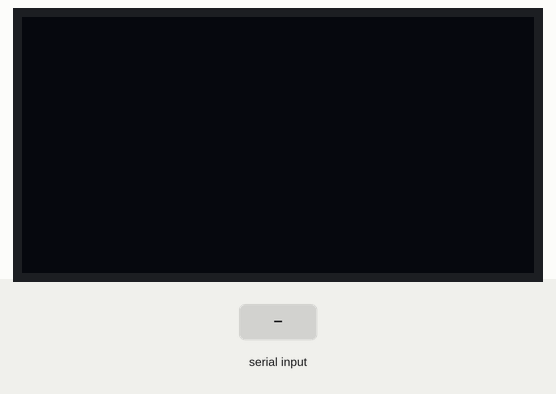
The program below on a simulated Raspberry Pi Pico running MicroPython. Parts: 128×64 one-colour display. The test bench sets the inputs (shaded band). What the program prints to the serial console is not drawn.

Above: at 1.2 s.
1.3 s: "1" typed at the serial console, then Enter
At 1.6 s:
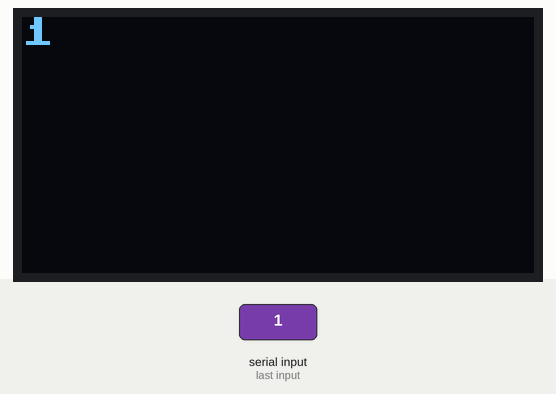
2.8 s: "0" typed at the serial console, then Enter
At 4.0 s:
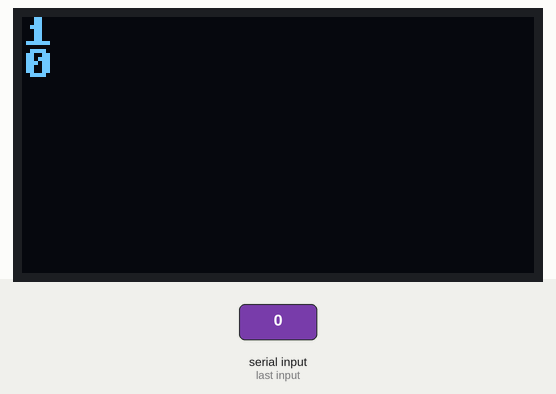
4.3 s: "2" typed at the serial console, then Enter
At 5.1 s:
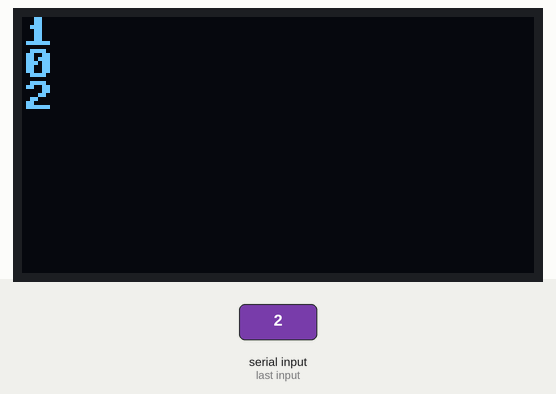
Timing chart, 0 to 7.3 s (numbered marks = the images above; inputs shaded):
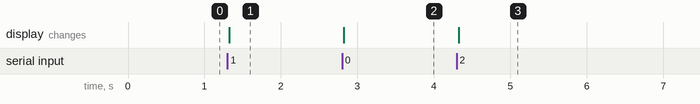

Measured:
- after the input at 1.3 s, the display: changes at once (image 1)
- after the input at 2.8 s, the display: changes at once (image 2)
- after the input at 4.3 s, the display: changes at once (image 3)

The program:

1.2.py
```python
import time
from machine import UART, Pin, I2C, Timer, ADC
from ssd1306 import SSD1306_I2C

i2c = I2C(1, scl=Pin(15), sda=Pin(14), freq=400000)

oled_width = 128
oled_height = 64
oled = SSD1306_I2C(oled_width, oled_height, i2c)

text_pos_x = 0
text_pos_y = 0

while True:
    user_input = input("Input: ")
    oled.text(user_input, text_pos_x, text_pos_y, 1)
    oled.show()

    text_pos_y += 8

    if text_pos_y > oled_height - 8:
        oled.scroll(0, -8)
        oled.fill_rect(0, 56, 128, 8, 0)
        text_pos_y = 56

    time.sleep(0.05)
```
